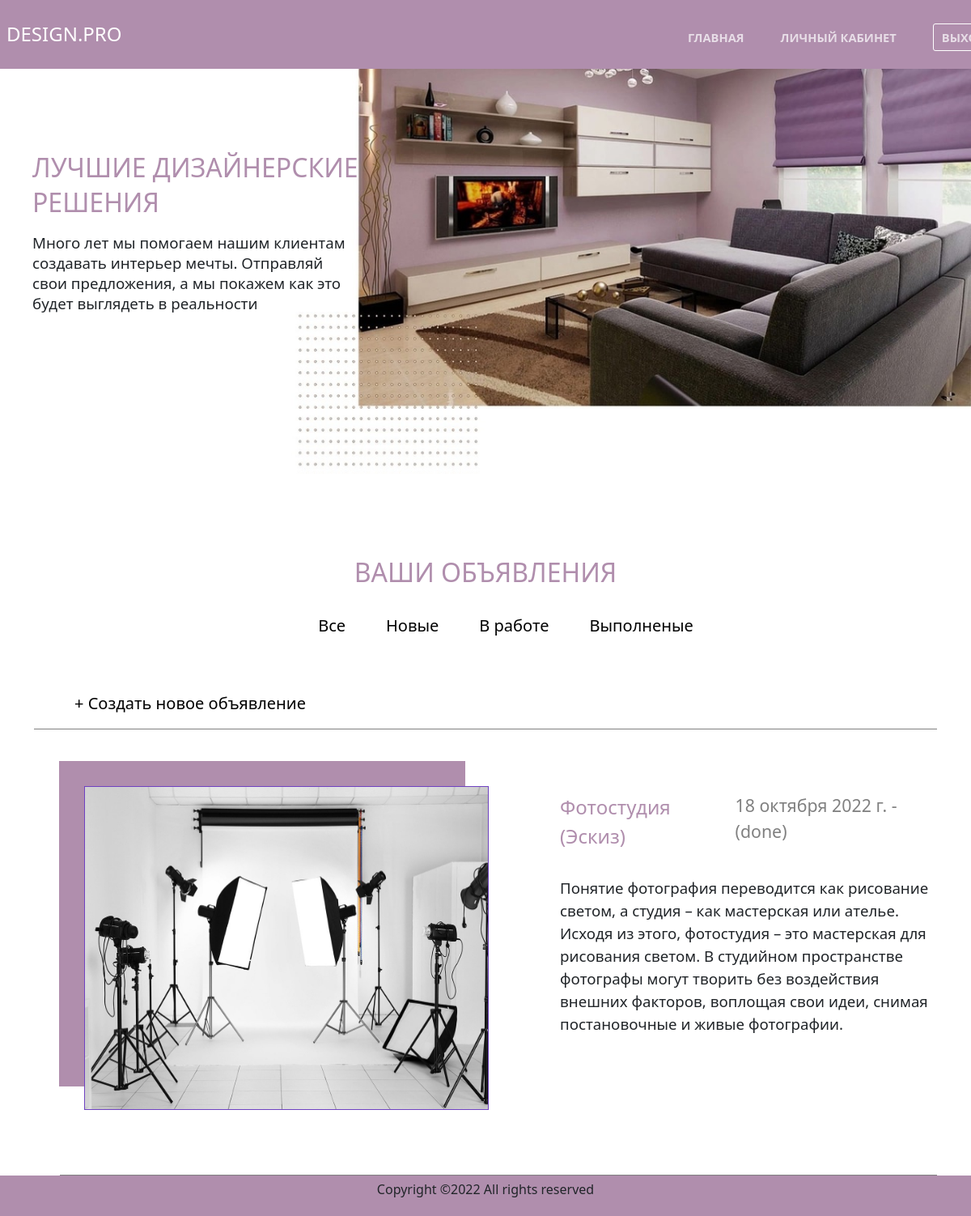
The app's page /catalog/accounts/profile/?status=done (signed in) with its own data.
### catalog/models.py (models this page shows, shortened)
class Application(models.Model):
    name = models.CharField(max_length=200, verbose_name='Название', blank=False)
    username = models.ForeignKey('User', on_delete=models.SET_NULL, null=True)
    description = models.TextField(max_length=1000, help_text='Напишите описание ', blank=False)
    categories = models.ForeignKey('Categorise', verbose_name='Категория', on_delete=models.CASCADE)
    image = models.ImageField(max_length=254, upload_to=get_name_file,
                              null=True, blank=False,
                              validators=[FileExtensionValidator(allowed_extensions=['jpg', 'jpeg', 'png', 'bmp'])])
    status = models.CharField(max_length=200, verbose_name='Статус',
                              choices=(('new', 'Новая'), ('in work', 'Принято в работу'), ('done', 'Выполнено')),
                              default='new')
    date = models.DateField(verbose_name='Дата добавления', auto_now_add=True)
    img = models.ImageField(max_length=254, upload_to=get_name_file, null=True, blank=True,
                            validators=[FileExtensionValidator(allowed_extensions=['jpg', 'jpeg', 'png', 'bmp'])])
    comment = models.TextField(max_length=1000, help_text="Комментарий", blank=True)

class Categorise(models.Model):
    name = models.CharField(max_length=200, help_text="Напишите категорию", blank=False)
    def __str__(self):
        return self.name

### catalog/views.py (the view)
# urls.py: path('accounts/profile/', ApplicationListView.as_view(), name='profile'),
class ApplicationListView(LoginRequiredMixin, generic.ListView):
    model = Application
    template_name = 'profile.html'
    status = None
    def get(self, request, *args, **kwargs):
        if request.GET.get('status'):
            self.status = request.GET.get('status')
        return super().get(request, *args, **kwargs)
    def get_context_data(self, **kwargs):
        context = super(ApplicationListView, self).get_context_data(**kwargs)
        context['status_list'] = Application.objects.filter(Q(status='new') | Q(status='in work') | Q(status='done'))
        return context
    def get_queryset(self):
        if self.status:
            return Application.objects.filter(username=self.request.user, status=self.status)
        return Application.objects.filter(username=self.request.user).order_by('-date')

### templates/profile.html (shortened to what this page needs)
{% extends "base_generic.html" %}
{% block content %}
<p class="zgl">Ваши объявления</p>
           <div class="d-flex justify-content-center">
                <p class="sl"> <a href="{% url 'profile' %}">Все</a></p>
                <p class="sl"><a href="{% url 'profile' %}?status=new"> Новые </a></p>
                <p class="sl"> <a href="{% url 'profile' %}?status=in work"> В работе</a>  </p>
                <p class="sl"> <a href="{% url 'profile' %}?status=done"> Выполненые </a></p>
            </div>
<div class="content-window ">
 <p class="sl"><a href="{% url 'createapp' %}"> + Создать новое объявление</a></p>
</div>
{% if application_list %}
  <ul>
   {% for application in application_list %}
                     <div class=" box-shadow content-window">
                          <div class="d-flex ">
                                <div>
                                     <img src="{{application.image.url}}">
                                </div>
                                <div>
                                    <div class="d-flex justify-content-between">
                                         <p class="p-2"> {{application.name}} ({{application.categories}})</p>
                                        <p class="p-2"> {{application.date}} - ({{application.status}})
                            </p>
                                    </div>
                                    <p class="p-2"> {{application.description}}</p>
                                </div>
                         </div>
                    </div>
            {% endfor %}
  </ul>
 {% else %}
    <p class="zgl">Объявлений нет</p>
  {% endif %}
{% endblock %}

### catalog/static/css/style.css (style rules this page uses)
* { margin: 0; padding: 0; }
body { background-color: #b08ead!important; }
ul { margin-bottom: 0!important; }
.sl>a { text-decoration: none!important; color: black!important; font-size: 20px; margin-left: 50px; }
.zgl { color: #b08ead; font-size: 24pt; font-weight: normal ; line-height: normal; padding-top: 100px; text-transform: uppercase; text-align: center; margin-bottom: 30px; }
.content-window { margin-top: 50px; border-bottom: solid 1px gray ; }
.content-window>div>div:first-child>img { background-size: cover; box-shadow: -30px -30px 0px 1px #b08ead; border: solid 1px #6f42c1; margin-left: 30px; margin-bottom: 80px; margin-top: 20px; height: 400px; width: 500px; }
.content-window>div>div:last-child>div { margin-top: 20px; margin-left: 80px; }
.content-window>div>div:last-child>div>p:first-child { color: #b08ead; font-size: 18pt; font-weight: normal ; }
.content-window>div>div:last-child>div>p:last-child { color: gray; font-size: 16pt; }
.content-window>div>div:last-child>p { margin-left: 80px; font-size: 14pt; }

### records on screen
Application: image (picture), name "Фотостудия", categories "Эскиз", date "18 октября 2022 г.", status "done", description "Понятие фотография переводится как рисование светом, а студия – как мастерская или ателье. Исходя из этого, фотостудия – это мастерская для рисования светом. В студийном пространстве фотографы могут творить без воздействия внешних факторов, воплощая свои идеи, снимая постановочные и живые фотографии."
